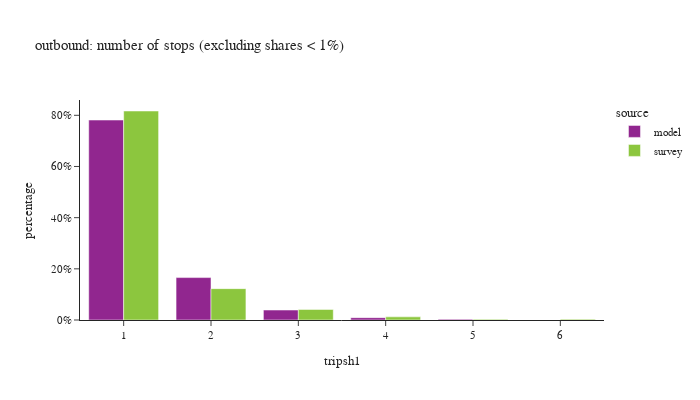

The cell this chart's notebook holds for it:
### Code cell
df_plot = df_tour.groupby(['tripsh1','source'])['toexpfac'].sum().reset_index()
df_plot['percentage'] = df_plot.groupby(['source'], group_keys=False)['toexpfac']. \
    apply(lambda x: x / float(x.sum()))
df_plot = df_plot.loc[df_plot['percentage'] > 0.001]

fig = px.bar(df_plot.sort_values(['source']), x="tripsh1", y="percentage", color="source",
             barmode="group",title="outbound: number of stops (excluding shares < 1%)",
             hover_data=['toexpfac'])
fig.update_layout(height=400, width=700, font=dict(size=11),
                  xaxis = dict(dtick = 1, categoryorder='category ascending'),
                  yaxis=dict(tickformat=".0%"))
fig.show()

### Figure 1 — Plotly figure (JSON) as saved in the notebook; plotly's stock layout.template omitted (floating-point values rounded to 4 significant figures)
{"data": [{"alignmentgroup": "True", "customdata": [[6127000.0], [1299000.0], [305300.0], [71240.0], [24440.0]], "hovertemplate": "source=model<br>tripsh1=%{x}<br>percentage=%{y}<br>toexpfac=%{customdata[0]}<extra></extra>", "legendgroup": "model", "marker": {"color": "#91268F", "pattern": {"shape": ""}}, "name": "model", "offsetgroup": "model", "orientation": "v", "showlegend": true, "textposition": "auto", "type": "bar", "x": [1, 2, 3, 4, 5], "xaxis": "x", "y": [0.7815, 0.1657, 0.03895, 0.009087, 0.003118], "yaxis": "y"}, {"alignmentgroup": "True", "customdata": [[4126000.0], [619300.0], [208100.0], [61830.0], [13740.0], [16550.0]], "hovertemplate": "source=survey<br>tripsh1=%{x}<br>percentage=%{y}<br>toexpfac=%{customdata[0]}<extra></extra>", "legendgroup": "survey", "marker": {"color": "#8CC63E", "pattern": {"shape": ""}}, "name": "survey", "offsetgroup": "survey", "orientation": "v", "showlegend": true, "textposition": "auto", "type": "bar", "x": [1, 2, 3, 4, 5, 6], "xaxis": "x", "y": [0.8168, 0.1226, 0.0412, 0.01224, 0.002721, 0.003277], "yaxis": "y"}], "layout": {"barmode": "group", "font": {"size": 11}, "height": 400, "legend": {"title": {"text": "source"}, "tracegroupgap": 0}, "title": {"text": "outbound: number of stops (excluding shares < 1%)"}, "width": 700, "xaxis": {"anchor": "y", "categoryorder": "category ascending", "domain": [0.0, 1.0], "dtick": 1, "title": {"text": "tripsh1"}}, "yaxis": {"anchor": "x", "domain": [0.0, 1.0], "tickformat": ".0%", "title": {"text": "percentage"}}}}
